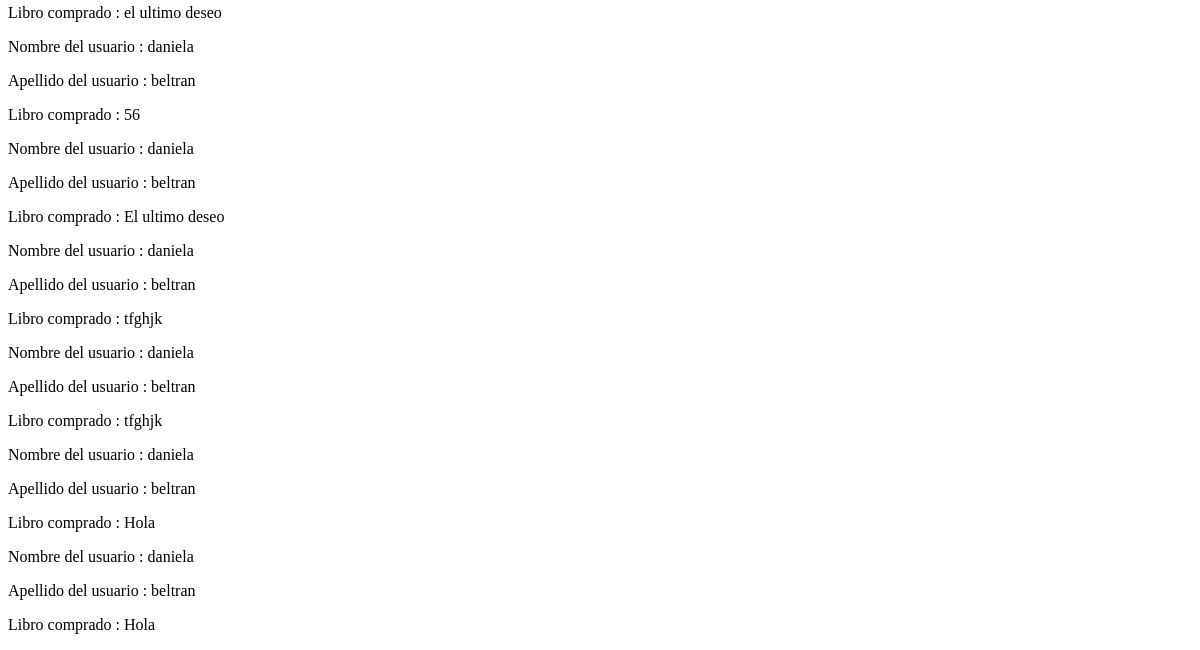
Page /VistaCompradores (signed in, lower part) on the earlier database version.
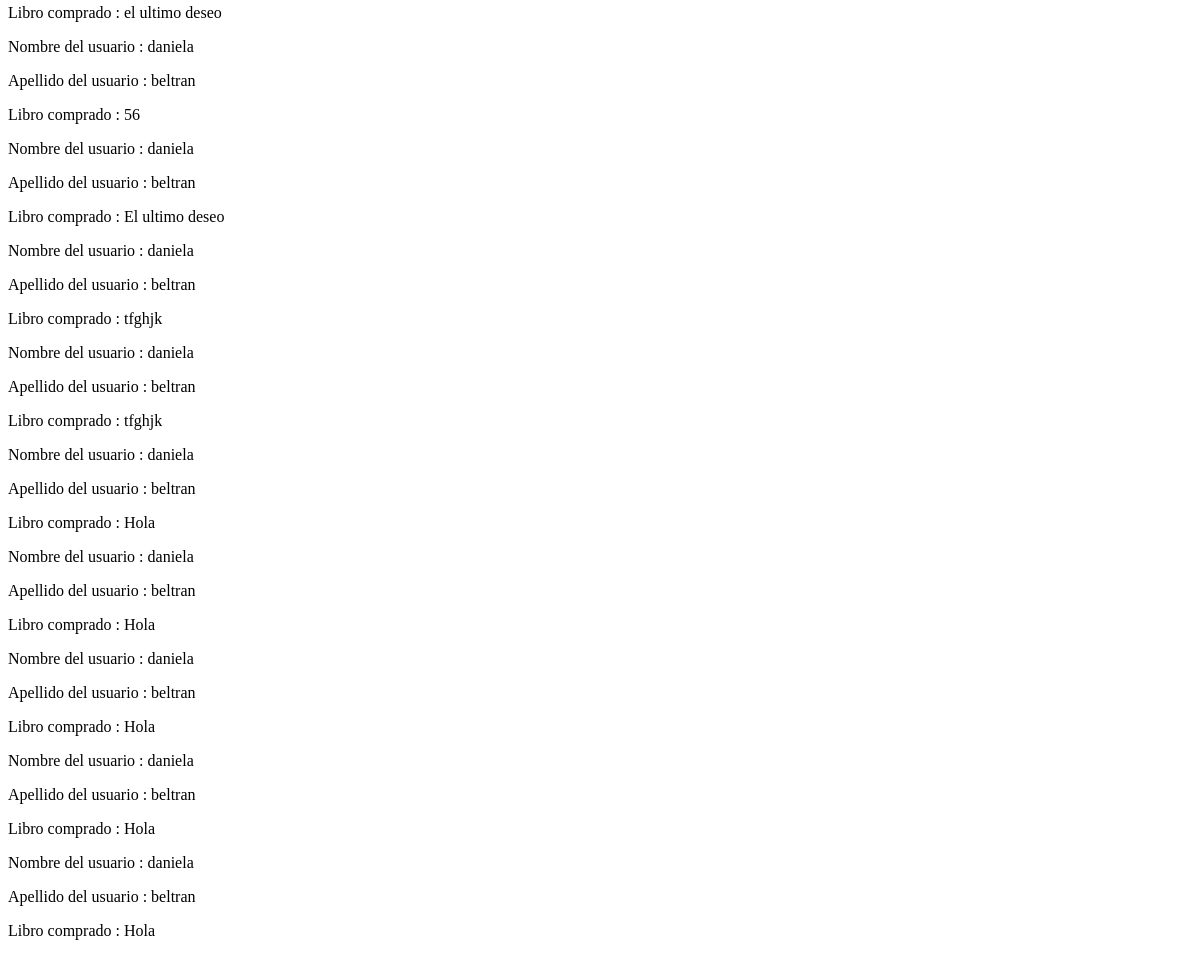
Same page on the later database version.
### homePage/models.py (models this page shows, shortened)
class Compradores(models.Model):
		libro = models.ForeignKey(infoLibro, on_delete=models.SET_NULL,null=True)
		manualidad = models.ForeignKey(contenidoManualidad, on_delete=models.SET_NULL,null=True)
		usuarioDuenio=models.ForeignKey (infousuario,on_delete=models.SET_NULL, null=True,related_name='usuarioDuenio')
		usuarioComprador=models.ForeignKey (infousuario,on_delete=models.SET_NULL, null=True,related_name='usuarioComprador')

class infoLibro(models.Model):
	user=models.ForeignKey(User,on_delete=models.SET_NULL, null=True)
	genero= models.ManyToManyField(GeneroLiterario)
	formato=models.ManyToManyField(FormatoLiterario)
	Titulo= models.CharField(max_length=50)
	Descripcion=models.TextField(max_length=2000)
	ISBN= models.IntegerField()
	PrecioLibro= models.IntegerField(default=0)
	CantidadPaginas=models.IntegerField()
	Idioma=models.CharField(max_length=15)
	imagen=models.ImageField(upload_to='images/books/covers/',default='images/books/covers/default.jpg', null=True,blank=True )

class infousuario(models.Model):
	balance= models.IntegerField(default=0)
	user= models.OneToOneField (User,on_delete=models.CASCADE)
	aficiones= models.ManyToManyField(Aficion, blank=True)
	es_CreadorDeContenido= models.BooleanField(default=False)
	profile_img=models.ImageField(upload_to='images/profile/',default='images/profile/perfilb.jpg',null=False,blank=False)
	es_Nada= models.BooleanField(default=False)

class contenidoManualidad(models.Model):
	user=models.ForeignKey(User,on_delete=models.SET_NULL, null=True)
	title=models.CharField(max_length=50)
	existencias=models.IntegerField(default=0)
	descripcion=models.TextField(max_length=150)
	genero= models.ManyToManyField(GeneroManualidad)
	precioV=models.IntegerField(default=0)
	imagen=models.ImageField(upload_to='images/manualidades/covers/',default='images/manualidades/covers/default.jpg', null=True,blank=True )

### homePage/views.py (the view)
# urls.py: url(r'^VistaCompradores$', views.compradores_view, name='ver compradores'),
@login_required(login_url='/')
def compradores_view(request):
	usuario= infousuario.objects.get(user = request.user)
	usuariosCompradores=[]
	usuariosCompraManu=[]
	compradxres=Compradores.objects.filter(usuarioDuenio=infousuario.objects.get(user = request.user))
	for item in compradxres:
		if( item.usuarioComprador is not None and item.libro is not None ):#Si es un libro
			usuariosCompradores.append(item)
		if( item.usuarioComprador is not None and item.manualidad is not None ):#Si es un libro
			usuariosCompraManu.append(item)
	return render(request,'VistaCompradores.html',{'usuariosCompradores':usuariosCompradores,'usuariosCompraManu':usuariosCompraManu})

### homePage/templates/VistaCompradores.html (shortened to what this page needs)
<!DOCTYPE html>
<html>
<head>
</head>
<body>
{% for  Usuarios in usuariosCompradores %}
<p>Nombre del usuario : {{Usuarios.usuarioComprador.user.first_name}}</p>
<p>Apellido del usuario : {{Usuarios.usuarioComprador.user.last_name}}</p>
<p>Libro comprado : {{Usuarios.libro.Titulo}}</p>
{%endfor%}
{% for  Usuar in usuariosCompraManu %}
<p>Nombre del usuario : {{Usuar.usuarioComprador.user.first_name}}</p>
<p>Apellido del usuario : {{Usuar.usuarioComprador.user.last_name}}</p>
<p>Libro comprado : {{Usuar.manualidad.title}}</p>
{%endfor%}
</body>
</html>

Differences in the rows shown:
added Compradores: usuarioComprador.user.first_name "daniela", usuarioComprador.user.last_name "beltran", manualidad "Hola"
added Compradores: usuarioComprador.user.first_name "daniela", usuarioComprador.user.last_name "beltran", manualidad "Hola"
added Compradores: usuarioComprador.user.first_name "daniela", usuarioComprador.user.last_name "beltran", manualidad "Hola"
